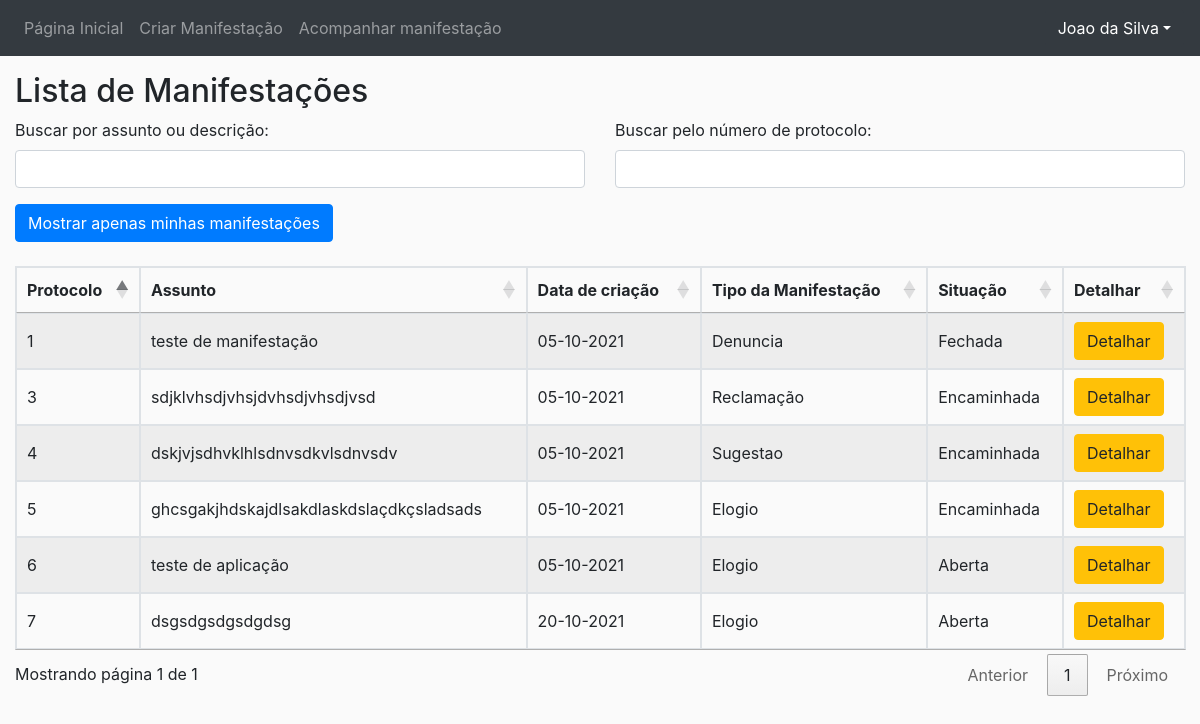
The app's page /src/index.php?section=ManifestacaoControle&function=acompanharManifestacaoAcao (signed in) with its own data.
### tables this page shows
CREATE TABLE IF NOT EXISTS `manifestacao`
(
    `id_manifestacao`      int(11)       NOT NULL AUTO_INCREMENT,
    `cidadao_cpf`          varchar(11)   NOT NULL,
    `id_tipo_manifestacao` int(11)       NOT NULL,
    `id_situacao`          int(11)       NOT NULL,
    `assunto`              varchar(100)  NOT NULL,
    `mensagem`             varchar(1000) NOT NULL,
    `sigilo`               tinyint(1)    DEFAULT NULL,
    `id_anexo`             varchar(255)  DEFAULT NULL,
    `data_manifestacao`    timestamp     NOT NULL,
    `resposta`             varchar(1000) DEFAULT NULL,
    PRIMARY KEY (`id_manifestacao`),
    KEY `FK_manif_situacao` (`id_situacao`),
    KEY `FK_manif_anexo` (`id_anexo`),
    KEY `FK_manif_tipomanif` (`id_tipo_manifestacao`)
);

CREATE TABLE IF NOT EXISTS `tipomanifestacao`
(
    `id_tipo_manifestacao`   int(11)      NOT NULL AUTO_INCREMENT,
    `nome_tipo_manifestacao` varchar(100) NOT NULL,
    PRIMARY KEY (`id_tipo_manifestacao`)
);

CREATE TABLE IF NOT EXISTS `situacao`
(
    `id_situacao`   int(11)      NOT NULL AUTO_INCREMENT,
    `nome_situacao` varchar(255) NOT NULL,
    PRIMARY KEY (`id_situacao`)
);

### src/index.php (called while the page is built, shortened)
<?php
new Ouvidoria\App ();

### src/model/ManifestacaoManager.php (called while the page is built, shortened)
<?php
require ('model/ManifestacaoFactory.php');
class ManifestacaoManager
{
    private $factory;
    public function __construct()
    {
        $this->factory = new ManifestacaoFactory();
    }
    public function listaAcompanharManifestacao(){
        return $this->factory->listaAcompanharManifestacao();
    }
}

### src/model/ManifestacaoFactory.php (called while the page is built, shortened)
<?php
require("Conexao.php");
class ManifestacaoFactory
{
    public function listaAcompanharManifestacao(){
        global $conexao;
        $query = "SELECT id_manifestacao, assunto, data_manifestacao, nome_tipo_manifestacao, nome_situacao, mensagem
            from manifestacao m INNER JOIN tipomanifestacao t ON m.id_tipo_manifestacao = t.id_tipo_manifestacao
            INNER JOIN situacao s ON s.id_situacao = m.id_situacao
            WHERE m.sigilo = 0;";
            try {
            $resultado = mysqli_query($conexao, $query);
            if (mysqli_num_rows($resultado) > 0) {
                $manifestacoes = mysqli_fetch_all($resultado);
                return $manifestacoes;
            } else
                return NULL;
        } catch (PDOException $exc) {
            echo $exc->getMessage();
            $result = false;
        }
    }
}

### src/view/acompanharManifestacaoLista.php (the view, shortened to what this page needs)
<!DOCTYPE html>
<html lang="en">
<head>
    <link rel="stylesheet" href="https://stackpath.bootstrapcdn.com/bootstrap/4.1.3/css/bootstrap.min.css">
        <link href="//cdn.datatables.net/1.10.15/css/jquery.dataTables.min.css" rel="stylesheet">
        <link rel="stylesheet" href="style.css">
</head>
<body>
<?php include('menu.php');?>
<div class="container-fluid mt-3">
    <h2>Lista de Manifestações</h2>
    <div class="row">
        <div class="form-group col-md-6">
            <label for="input">Buscar por assunto ou descrição:</label>
            <input type="text" name="consulta" id="input" onkeyup="funcaoDeBusca()" class="form-control"/>
        </div>
        <div class="form-group col-md-6">
            <label for="inputProtocolo">Buscar pelo número de protocolo:</label>
            <input type="text" name="consulta_protocolo" id="inputProtocolo" onkeyup="funcaoDeBuscaProtocolo()" class="form-control"/>
        </div>
    </div>
    <div class="onoffswitch">
        <a class="btn btn-primary" href="?section=ManifestacaoControle&function=minhasManifestacoes">Mostrar apenas minhas manifestações</a>
    </div>
    <table id="minhaTabela" class="table-hover table-striped table-bordered" data-searching="false">
        <thead>
        <tr>
            <th>Protocolo</th>
            <th>Assunto</th>
            <th>Data de criação</th>
            <th>Tipo da Manifestação</th>
            <th>Situação</th>
            <th>Detalhar</th>
        </tr>
        </thead>
        <tbody>
        <?php
        if (!is_null($dados)) {
            for ($i = 0; $i < count($dados); $i++): ?>
                <tr>
                    <td><?= $dados[$i][0] ?></td>
                    <td><?= $dados[$i][1] ?></td>
                    <td><?= date('d-m-Y', strtotime($dados[$i][2])) ?></td>
                    <td><?= $dados[$i][3] ?></td>
                    <td><?= $dados[$i][4] ?></td>
                    <td><a class="btn btn-warning" href="?section=ManifestacaoControle&function=detalharManifestacaoCidadao&id=<?= $dados[$i][0] ?>">Detalhar</a></td>
                </tr>
            <?php endfor;
        } ?>
        </tbody>
    </table>
</div>
</body>
</html>

### src/style.css (style rules this page uses)
body { background-color: #fafafa; }

### src/view/acompanharManifestacaoLista.php (style rules this page uses)
.onoffswitch { position: relative; width: 90px; -webkit-user-select:none; -moz-user-select:none; -ms-user-select: none; }

### records on screen
manifestacao: id_manifestacao "6", assunto "teste de aplicação", data_manifestacao "05-10-2021", id_tipo_manifestacao.nome_tipo_manifestacao "Elogio", id_situacao.nome_situacao "Aberta"
manifestacao: id_manifestacao "7", assunto "dsgsdgsdgsdgdsg", data_manifestacao "20-10-2021", id_tipo_manifestacao.nome_tipo_manifestacao "Elogio", id_situacao.nome_situacao "Aberta"
manifestacao: id_manifestacao "3", assunto "sdjklvhsdjvhsjdvhsdjvhsdjvsd", data_manifestacao "05-10-2021", id_tipo_manifestacao.nome_tipo_manifestacao "Reclamação", id_situacao.nome_situacao "Encaminhada"
manifestacao: id_manifestacao "4", assunto "dskjvjsdhvklhlsdnvsdkvlsdnvsdv", data_manifestacao "05-10-2021", id_tipo_manifestacao.nome_tipo_manifestacao "Sugestao", id_situacao.nome_situacao "Encaminhada"
manifestacao: id_manifestacao "5", assunto "ghcsgakjhdskajdlsakdlaskdslaçdkçsladsads", data_manifestacao "05-10-2021", id_tipo_manifestacao.nome_tipo_manifestacao "Elogio", id_situacao.nome_situacao "Encaminhada"
manifestacao: id_manifestacao "1", assunto "teste de manifestação", data_manifestacao "05-10-2021", id_tipo_manifestacao.nome_tipo_manifestacao "Denuncia", id_situacao.nome_situacao "Fechada"

### other values on screen
$_SESSION['usuario']['nome'] "Joao da Silva"
